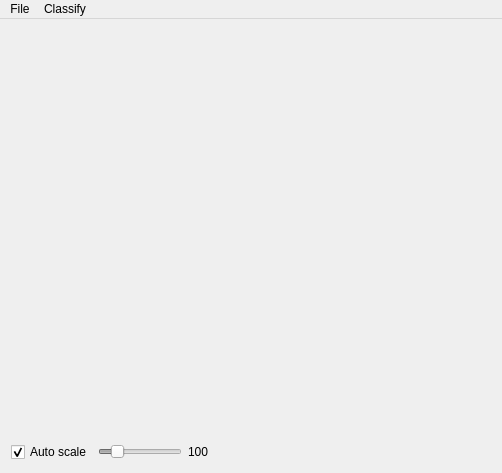
<?xml version="1.0" encoding="UTF-8"?>
<ui version="4.0">
 <class>DlgSkinColorClass</class>
 <widget class="QMainWindow" name="DlgSkinColorClass">
  <property name="geometry">
   <rect>
    <x>0</x>
    <y>0</y>
    <width>502</width>
    <height>473</height>
   </rect>
  </property>
  <property name="windowTitle">
   <string>DlgSkinColor</string>
  </property>
  <widget class="QWidget" name="centralWidget">
   <layout class="QVBoxLayout" name="verticalLayout" stretch="1,0">
    <item>
     <widget class="ColorDistView" name="imageView" native="true"/>
    </item>
    <item>
     <layout class="QHBoxLayout" name="horizontalLayout">
      <item>
       <widget class="QCheckBox" name="checkBoxAutoScaleSkin">
        <property name="text">
         <string>Auto scale</string>
        </property>
        <property name="checked">
         <bool>true</bool>
        </property>
       </widget>
      </item>
      <item>
       <widget class="QSlider" name="sliderScaleSkin">
        <property name="enabled">
         <bool>false</bool>
        </property>
        <property name="sizePolicy">
         <sizepolicy hsizetype="Fixed" vsizetype="Fixed">
          <horstretch>0</horstretch>
          <verstretch>0</verstretch>
         </sizepolicy>
        </property>
        <property name="minimum">
         <number>20</number>
        </property>
        <property name="maximum">
         <number>500</number>
        </property>
        <property name="value">
         <number>100</number>
        </property>
        <property name="orientation">
         <enum>Qt::Horizontal</enum>
        </property>
       </widget>
      </item>
      <item>
       <widget class="QLabel" name="labelScaleSkin">
        <property name="text">
         <string>100</string>
        </property>
       </widget>
      </item>
      <item>
       <spacer name="horizontalSpacer">
        <property name="orientation">
         <enum>Qt::Horizontal</enum>
        </property>
        <property name="sizeHint" stdset="0">
         <size>
          <width>198</width>
          <height>20</height>
         </size>
        </property>
       </spacer>
      </item>
     </layout>
    </item>
   </layout>
  </widget>
  <widget class="QMenuBar" name="menuBar">
   <property name="geometry">
    <rect>
     <x>0</x>
     <y>0</y>
     <width>502</width>
     <height>24</height>
    </rect>
   </property>
   <widget class="QMenu" name="menuFile">
    <property name="title">
     <string>File</string>
    </property>
    <widget class="QMenu" name="menuRead">
     <property name="title">
      <string>Read</string>
     </property>
     <addaction name="actionRead_Samples"/>
     <addaction name="actionRead_Single_Gauss"/>
    </widget>
    <widget class="QMenu" name="menuWrite">
     <property name="title">
      <string>Write</string>
     </property>
     <addaction name="actionWrite_Samples"/>
     <addaction name="actionWrite_Single_Gauss"/>
    </widget>
    <addaction name="menuRead"/>
    <addaction name="menuWrite"/>
   </widget>
   <widget class="QMenu" name="menuClassify">
    <property name="title">
     <string>Classify</string>
    </property>
    <addaction name="actionGauss_Fitting"/>
    <addaction name="actionClear_Data"/>
   </widget>
   <addaction name="menuFile"/>
   <addaction name="menuClassify"/>
  </widget>
  <action name="actionRead_Samples">
   <property name="text">
    <string>Read Samples...</string>
   </property>
  </action>
  <action name="actionWrite_Samples">
   <property name="text">
    <string>Write Samples...</string>
   </property>
  </action>
  <action name="actionGauss_Fitting">
   <property name="text">
    <string>Gauss Fitting</string>
   </property>
  </action>
  <action name="actionClear_Data">
   <property name="text">
    <string>Clear Data</string>
   </property>
  </action>
  <action name="actionRead_Single_Gauss">
   <property name="text">
    <string>Read Single Gauss...</string>
   </property>
  </action>
  <action name="actionWrite_Single_Gauss">
   <property name="text">
    <string>Write Single Gauss...</string>
   </property>
  </action>
 </widget>
 <layoutdefault spacing="6" margin="11"/>
 <customwidgets>
  <customwidget>
   <class>ColorDistView</class>
   <extends>QWidget</extends>
   <header>ColorDistView.h</header>
   <container>1</container>
  </customwidget>
 </customwidgets>
 <resources/>
 <connections/>
</ui>
